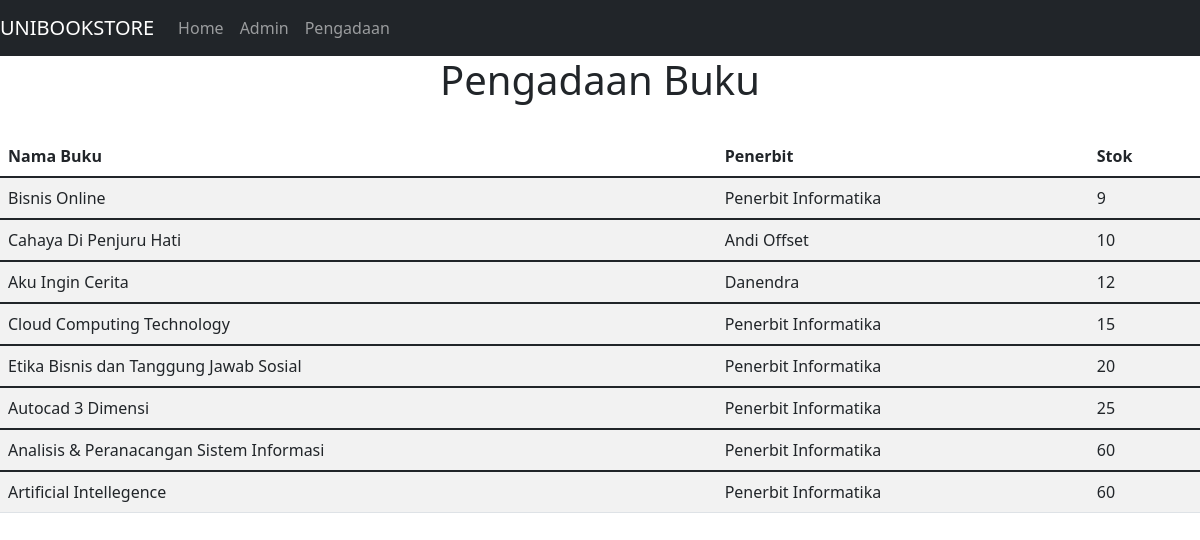
Screenshot of /pengadaan.php with the database file from the repository.
### tables this page shows
CREATE TABLE `tb_buku` (
  `id_buku` varchar(5) NOT NULL,
  `category` varchar(225) NOT NULL,
  `book_name` varchar(255) NOT NULL,
  `price` int(20) NOT NULL,
  `stock` int(20) NOT NULL,
  `id_publisher` varchar(5) NOT NULL
);

CREATE TABLE `tb_publisher` (
  `id` varchar(5) NOT NULL,
  `publisher_name` varchar(255) NOT NULL,
  `address` varchar(255) NOT NULL,
  `city` varchar(255) NOT NULL,
  `phone` varchar(30) NOT NULL
);

### pengadaan.php (the view, shortened to what this page needs)
<?php
include 'koneksi.php';
?>
<!DOCTYPE html>
<html lang="en">
<head>
      <link href="https://cdn.jsdelivr.net/npm/bootstrap@5.1.3/dist/css/bootstrap.min.css" rel="stylesheet">
</head>
<body>
<nav class="navbar navbar-expand-sm bg-dark navbar-dark">
  <a class="navbar-brand" href="#">UNIBOOKSTORE</a>
  <ul class="navbar-nav">
    <li class="nav-item">
      <a class="nav-link" href="index.php">Home</a>
    </li>
    <li class="nav-item">
      <a class="nav-link" href="admin.php">Admin</a>
    </li>
    <li class="nav-item">
      <a class="nav-link" href="#">Pengadaan</a>
    </li>
  </ul>
</nav>
<h1 align="center">Pengadaan Buku</h1>
<br>
    <table class="table table-striped table-hover">
    <thead>
    <tr>
        <td><b>Nama Buku</b></td>
        <td><b>Penerbit</b></td>
        <td><b>Stok</b></td>
    </tr>
    </thead>
    <?php
	$data = mysqli_query($koneksi, "select * from tb_buku INNER JOIN tb_publisher ON id_publisher=id order by stock asc");
    while($row = mysqli_fetch_assoc($data)):?>
    <tbody>
    <tr>
        <td><?php echo $row['book_name'];?></td>
        <td><?php echo $row['publisher_name'];?></td>
        <td><?php echo $row['stock'];?></td>
    </tr>
    </tbody>
    <?php endwhile;?>
    </table>
</body>
</html>

### rows the page displays
tb_buku: book_name "Bisnis Online", id_publisher.publisher_name "Penerbit Informatika", stock "9"
tb_buku: book_name "Cahaya Di Penjuru Hati", id_publisher.publisher_name "Andi Offset", stock "10"
tb_buku: book_name "Aku Ingin Cerita", id_publisher.publisher_name "Danendra", stock "12"
tb_buku: book_name "Cloud Computing Technology", id_publisher.publisher_name "Penerbit Informatika", stock "15"
tb_buku: book_name "Etika Bisnis dan Tanggung Jawab Sosial", id_publisher.publisher_name "Penerbit Informatika", stock "20"
tb_buku: book_name "Autocad 3 Dimensi", id_publisher.publisher_name "Penerbit Informatika", stock "25"
tb_buku: book_name "Analisis & Peranacangan Sistem Informasi", id_publisher.publisher_name "Penerbit Informatika", stock "60"
tb_buku: book_name "Artificial Intellegence", id_publisher.publisher_name "Penerbit Informatika", stock "60"
